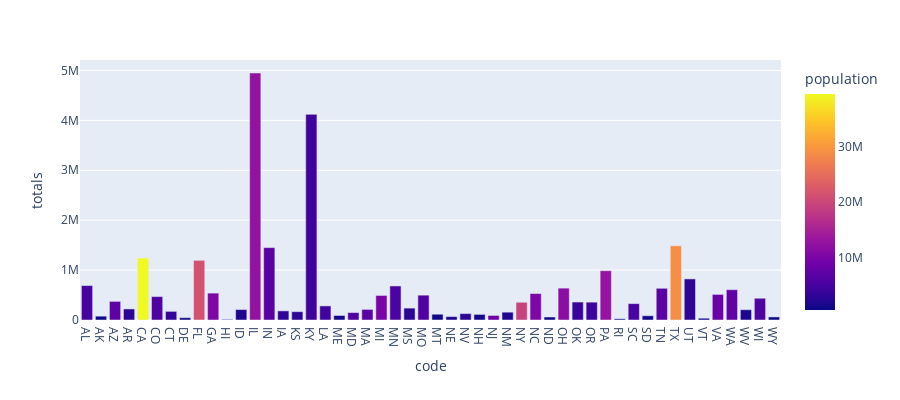

Notebook code cell kept with this figure:
### Code cell
# ann_sales_pop_bystate[ann_sales_pop_bystate.year == '2019']
fig = px.bar(ann_sales_pop_bystate[ann_sales_pop_bystate.year == '2019'], x = 'code', y = 'totals', color = 'population', labels={'pop:population of US'}, height= 400)
fig.show()

### Figure 1 — Plotly figure (JSON) as saved in the notebook; plotly's stock layout.template omitted (floating-point values rounded to 4 significant figures)
{"data": [{"alignmentgroup": "True", "hovertemplate": "code=%{x}<br>totals=%{y}<br>population=%{marker.color}<extra></extra>", "legendgroup": "", "marker": {"color": [4903185, 731545, 7278717, 3017804, 39512223, 5758736, 3565287, 973764, 21477737, 10617423, 1415872, 1787065, 12671821, 6732219, 3155070, 2913314, 4467673, 4648794, 1344212, 6045680, 6892503, 9986857, 5639632, 2976149, 6137428, 1068778, 1934408, 3080156, 1359711, 8882190, 2096829, 19453561, 10488084, 762062, 11689100, 3956971, 4217737, 12801989, 1059361, 5148714, 884659, 6829174, 28995881, 3205958, 623989, 8535519, 7614893, 1792147, 5822434, 578759], "coloraxis": "coloraxis"}, "name": "", "offsetgroup": "", "orientation": "v", "showlegend": false, "textposition": "auto", "type": "bar", "x": ["AL", "AK", "AZ", "AR", "CA", "CO", "CT", "DE", "FL", "GA", "HI", "ID", "IL", "IN", "IA", "KS", "KY", "LA", "ME", "MD", "MA", "MI", "MN", "MS", "MO", "MT", "NE", "NV", "NH", "NJ", "NM", "NY", "NC", "ND", "OH", "OK", "OR", "PA", "RI", "SC", "SD", "TN", "TX", "UT", "VT", "VA", "WA", "WV", "WI", "WY"], "xaxis": "x", "y": [690084, 76923, 372912, 221344, 1240632, 469535, 172935, 46427, 1195539, 539113, 12666, 209275, 4949570, 1450565, 182802, 167010, 4120892, 282264, 90626, 148813, 212316, 492171, 682356, 238388, 497858, 115823, 68236, 128312, 112173, 91257, 156829, 355374, 530365, 60389, 638495, 360043, 357700, 987886, 24338, 328221, 85426, 635313, 1487212, 823270, 35843, 512766, 607170, 206196, 435685, 61291], "yaxis": "y"}], "layout": {"barmode": "relative", "coloraxis": {"colorbar": {"title": {"text": "population"}}, "colorscale": [[0, "#0d0887"], [0.1111, "#46039f"], [0.2222, "#7201a8"], [0.3333, "#9c179e"], [0.4444, "#bd3786"], [0.5556, "#d8576b"], [0.6667, "#ed7953"], [0.7778, "#fb9f3a"], [0.8889, "#fdca26"], [1, "#f0f921"]]}, "height": 400, "legend": {"tracegroupgap": 0}, "margin": {"t": 60}, "xaxis": {"anchor": "y", "domain": [0, 1], "title": {"text": "code"}}, "yaxis": {"anchor": "x", "domain": [0, 1], "title": {"text": "totals"}}}}
